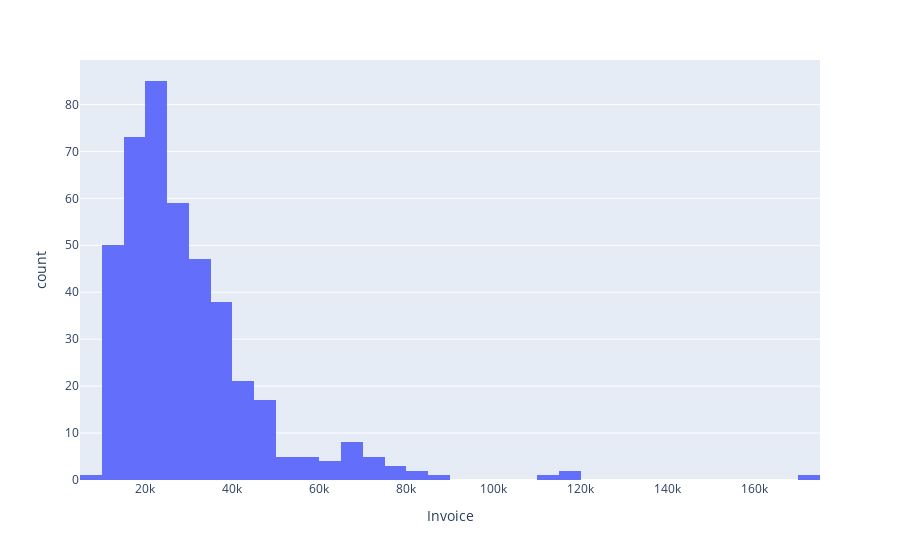

Write notebook code for a chart like this one.
### Code cell
fig = px.histogram(df[["Invoice"]], x="Invoice", nbins=50)
fig.show()

### Figure 1 — Plotly figure (JSON) as saved in the notebook; plotly's stock layout.template omitted (floating-point values rounded to 4 significant figures; data arrays with more than 128 entries replaced by an {"elided": "..."} marker saying what was removed)
{"data": [{"alignmentgroup": "True", "bingroup": "x", "hovertemplate": "Invoice=%{x}<br>count=%{y}<extra></extra>", "legendgroup": "", "marker": {"color": "#636efa", "pattern": {"shape": ""}}, "name": "", "nbinsx": 50, "offsetgroup": "", "orientation": "v", "showlegend": false, "type": "histogram", "x": {"elided": "428 int values"}, "xaxis": "x", "yaxis": "y"}], "layout": {"barmode": "relative", "legend": {"tracegroupgap": 0}, "margin": {"t": 60}, "xaxis": {"anchor": "y", "domain": [0, 1], "title": {"text": "Invoice"}}, "yaxis": {"anchor": "x", "domain": [0, 1], "title": {"text": "count"}}}}
